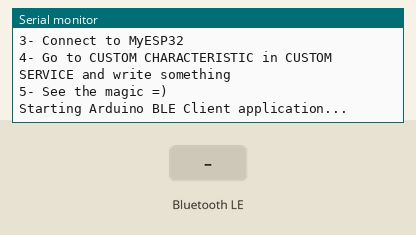
Bench run of a sketch on a simulated ESP32. Parts: the last lines printed to the serial monitor. The test bench sets the inputs (shaded band). Nothing arrives over Bluetooth unless stated; a phone connects over Bluetooth LE 3 s after start.

Above: at 1.2 s.
1.3 s: Bluetooth LE write "1" received
At 2.0 s:
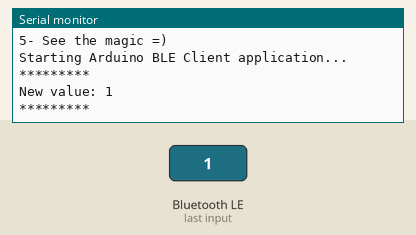
2.8 s: Bluetooth LE write "0" received
At 4.0 s:
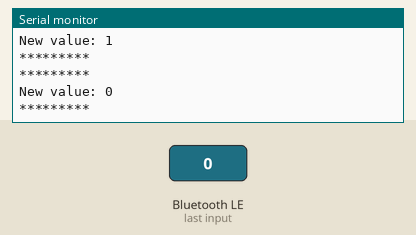
4.3 s: Bluetooth LE write "2" received
At 5.4 s:
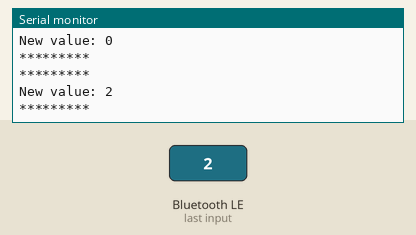

The sketch:

BluetoothTest.ino
```cpp
#include <BLEDevice.h>
#include <BLEUtils.h>
#include <BLEServer.h>

// The remote service we wish to connect to.
#define SERVER_UUID"eb33a17e-6bc4-11ee-b962-0242ac120002"
// The characteristic of the remote service we are interested in.
#define CHARACTERISTIC_UUID "fbc92da6-6bc4-11ee-b962-0242ac120002"

class MyCallbacks: public BLECharacteristicCallbacks {
  void onWrite(BLECharacteristic *pCharacteristic) {
    std::string value = pCharacteristic->getValue();
    if (value.length() > 0) {
      Serial.println("*********");
      Serial.print("New value: ");
      for (int i = 0; i < value.length(); i++)
      {
        Serial.print(value[i]);
      }
      Serial.println();
      Serial.println("*********");
    }
  }
};

void setup() {
  Serial.begin(115200);
  Serial.println("1- Download and install an BLE scanner app in your phone");
  Serial.println("2- Scan for BLE devices in the app");
  Serial.println("3- Connect to MyESP32");
  Serial.println("4- Go to CUSTOM CHARACTERISTIC in CUSTOM SERVICE and write something");
  Serial.println("5- See the magic =)");
  Serial.println("Starting Arduino BLE Client application...");

  BLEDevice::init("MyESP32_6");
  BLEServer *pServer = BLEDevice::createServer();
  BLEService *pService = pServer->createService(SERVER_UUID);
  BLECharacteristic *pCharacteristic = pService->createCharacteristic(
                                         CHARACTERISTIC_UUID,
                                         BLECharacteristic::PROPERTY_READ |
                                         BLECharacteristic::PROPERTY_WRITE
                                       );

  pCharacteristic->setCallbacks(new MyCallbacks());
  pCharacteristic->setValue("Hello World");
  pService->start();
  BLEAdvertising *pAdvertising = pServer->getAdvertising();
  pAdvertising->start();
}

void loop() {
  // put your main code here, to run repeatedly:

}
```

Measured:
- after the input at 1.3 s, the serial monitor: prints a new line at once (image 1)
- after the input at 2.8 s, the serial monitor: prints a new line at once (image 2)
- after the input at 4.3 s, the serial monitor: prints a new line at once (image 3)
